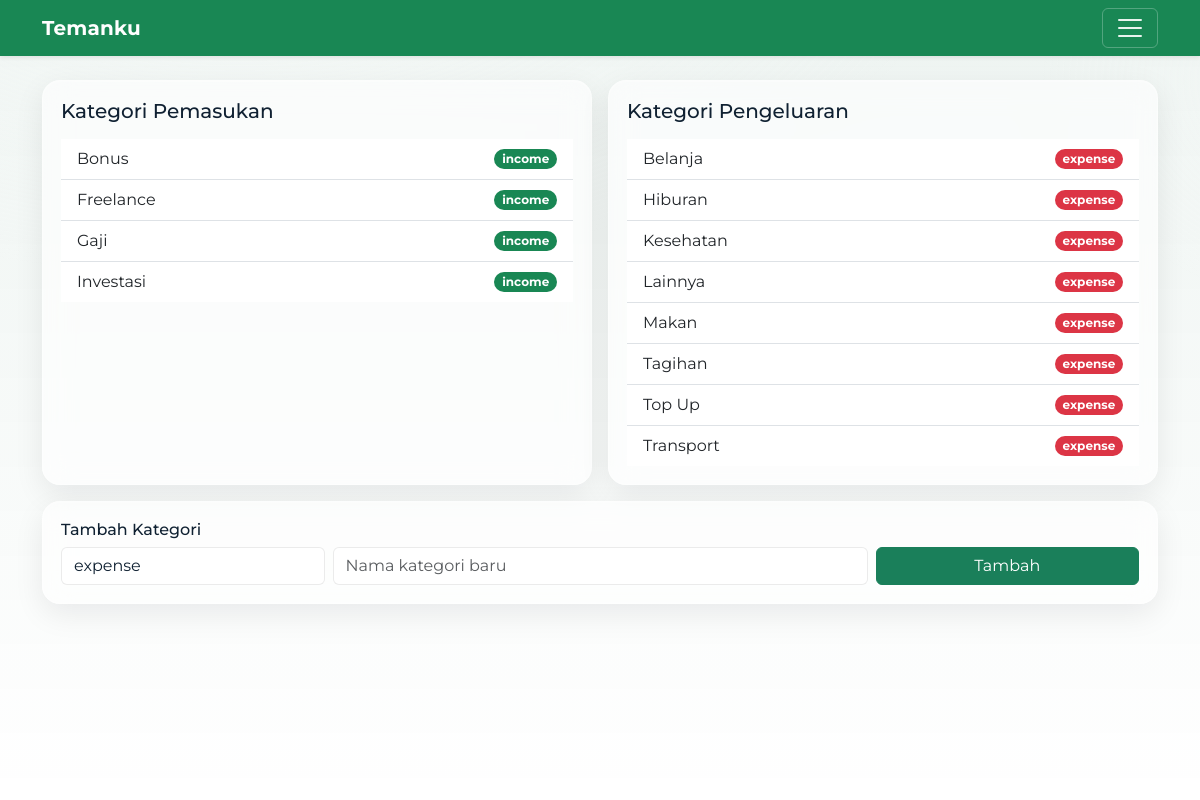
Page /categories (signed in) on the committed database.
### tables this page shows
CREATE TABLE categories (
  id INTEGER PRIMARY KEY AUTOINCREMENT,
  user_id INTEGER NOT NULL,
  type TEXT CHECK(type IN ('income','expense')) NOT NULL,
  name TEXT NOT NULL,
  UNIQUE(user_id, type, name),
  FOREIGN KEY (user_id) REFERENCES users(id)
);

### app.py (the view)
@app.get("/categories")
@login_required
def categories_page():
    with db() as con:
        inc = con.execute(
            "SELECT * FROM categories WHERE user_id=? AND type='income' ORDER BY name",
            (current_user.id,)
        ).fetchall()
        exp = con.execute(
            "SELECT * FROM categories WHERE user_id=? AND type='expense' ORDER BY name",
            (current_user.id,)
        ).fetchall()
    return render_template(
        "categories.html",
        income=[dict(i) for i in inc],
        expense=[dict(e) for e in exp],
        title="Kategori",
    )

### app.py (called while the page is built)
def db():
    conn = sqlite3.connect(APP_DB, timeout=5.0)
    conn.row_factory = sqlite3.Row
    conn.execute("PRAGMA busy_timeout = 5000")
    return conn

@login_manager.user_loader
def load_user(user_id):
    with db() as con:
        row = con.execute("SELECT * FROM users WHERE id=?", (user_id,)).fetchone()
        return User(row) if row else None

### templates/categories.html (shortened to what this page needs)
{% extends "base.html" %}
{% block content %}
<div class="row g-3">
  <div class="col-lg-6">
    <div class="card-soft h-100">
      <h5 class="mb-3">Kategori Pemasukan</h5>
      <ul class="list-group list-group-flush">
        {% for c in income %}
          <li class="list-group-item d-flex justify-content-between align-items-center">
            {{ c.name }} <span class="badge rounded-pill text-bg-success">income</span>
          </li>
        {% endfor %}
      </ul>
    </div>
  </div>
  <div class="col-lg-6">
    <div class="card-soft h-100">
      <h5 class="mb-3">Kategori Pengeluaran</h5>
      <ul class="list-group list-group-flush">
        {% for c in expense %}
          <li class="list-group-item d-flex justify-content-between align-items-center">
            {{ c.name }} <span class="badge rounded-pill text-bg-danger">expense</span>
          </li>
        {% endfor %}
      </ul>
    </div>
  </div>
</div>
<div class="card-soft mt-3">
  <h6 class="mb-2">Tambah Kategori</h6>
  <form method="post" class="row g-2" action="{{ url_for('categories_add') }}">
    <div class="col-md-3">
      <select name="type" class="form-select" required>
        <option value="expense" selected>expense</option>
      </select>
    </div>
    <div class="col-md-6">
      <input name="name" class="form-control" placeholder="Nama kategori baru" required>
    </div>
    <div class="col-md-3">
      <button class="btn btn-primary w-100">Tambah</button>
    </div>
  </form>
</div>
{% endblock %}

### static/style.css (style rules this page uses)
:root { --bg:#0f5132; --page:#e9eef6; --card:rgba(255,255,255,.6); --text:#102132; --muted:#6c7a89; --primary:#1a7f5a; --ring:rgba(26,127,90,.35); --glass-border:rgba(255,255,255,.32); --chart-bar:45, 156, 219; }
* { scroll-behavior:smooth }
body { background:var(--page); color:var(--text); font-family: "Montserrat", system-ui, -apple-system, "Segoe UI", Roboto, "Helvetica Neue", Arial, "Noto Sans", "Apple Color Emoji","Segoe UI Emoji","Segoe UI Symbol", sans-serif; font-feature-settings: "cv01","cv02"; }
.btn { transition:transform .15s ease, box-shadow .2s ease }
.btn-primary { background:var(--primary);border-color:var(--primary) }
.form-control,.form-select { background:rgba(255,255,255,.65);color:var(--text); border:1px solid rgba(0,0,0,.08) }
.card-soft { background:var(--card); border:1px solid var(--glass-border); border-radius:18px; padding:18px; box-shadow: 0 10px 30px rgba(10,14,29,.08), inset 0 1px 0 rgba(255,255,255,.25); backdrop-filter: blur(14px); -webkit-backdrop-filter: blur(14px); transition:transform .25s ease, box-shadow .25s ease, border-color .25s ease; }
body { font-family: "Montserrat", system-ui, -apple-system, Segoe UI, Roboto, Arial, sans-serif; }

### rows in the picture
categories: name "Bonus"
categories: name "Freelance"
categories: name "Gaji"
categories: name "Investasi"
categories: name "Belanja"
categories: name "Hiburan"
categories: name "Kesehatan"
categories: name "Lainnya"
categories: name "Makan"
categories: name "Tagihan"
categories: name "Top Up"
categories: name "Transport"
